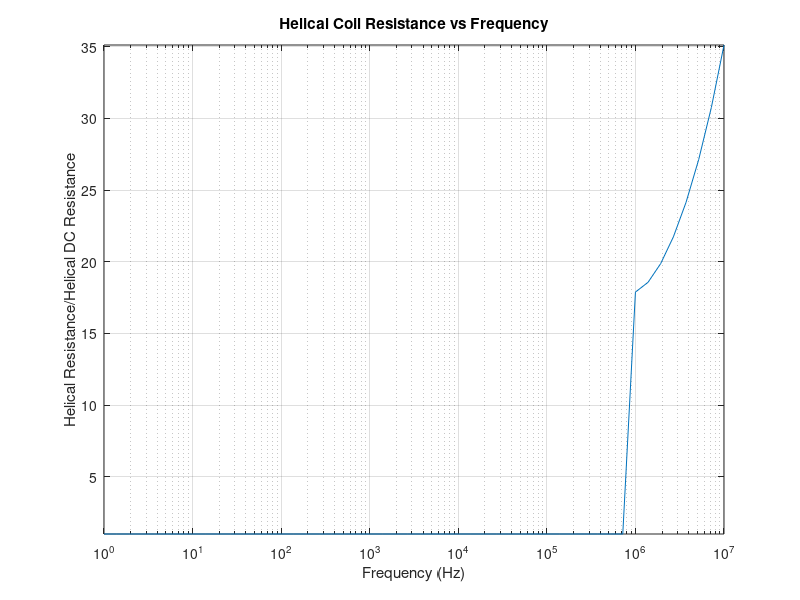

The MATLAB script that drew this image:
% Fast Transient Sensors - Coursework 2
% Devon Kerai (B128203)
% Due 17th March 2015

% Question 2
% Pre requisites
clc
clear

% Variables
u0 = 4*pi*10^-7; % Free space permeability
e0 = 8.85*10^-12; % Free space permittivity
d = 0.14*10^-3; % 0.14mm - Wire diameter
D = 4*10^-2; % 4cm - inner diameter
L = 10*10^-2; % 10cm - axial length
p = 0.8*10^-3; % 0.8mm - pitch
row = 1.72*10^-8; % 1.72uOhmcm - resistivity

% Part A
R = D/2;
length = (L/p)*(sqrt(((2*pi*R)^2)+(p^2))); % 15.7083m

r = d/2;
area = pi*(r^2); % 1.5394*10^-8 = 0.154nm^2
Rdc = (row*length)/area; % 17.5514 Ohms

% Part B
r = d/2;
f = 1*10^6; % 1MHz
delta = sqrt(row/(f*pi*u0)); % 6.6006*10^-5
Rskin = (length*row)/(2*r*pi*delta*(1-(delta/(2*r)))); % 17.6087 Ohms
Rprox = (1+((2*(r^2))/(p^2))); % 1.0153 Ohms
Rsp = Rdc*Rskin*Rprox; % 313.7893 Ohms

% Part C
r = d/2;
Fcrit = row./((r.^2).*pi.*u0);

RFreq = zeros(50);
freq = logspace(0,7);
for f = 1:1:50
    if freq(f) > Fcrit
        delta = sqrt(row./(freq(f).*pi.*u0));
        Rskin = (length*row)/(2*r*pi*delta*(1-(delta/(2*r))));
        Rprox = (1+((2*(r^2))/(p^2)));
        RFreq(f) = Rdc*Rskin*Rprox;
    else
        RFreq(f) = Rdc;
    end
end

semilogx(freq, (RFreq./Rdc))
grid on
title('Helical Coil Resistance vs Frequency')
ylabel('Helical Resistance/Helical DC Resistance')
xlabel('Frequency (Hz)')

ylim([1, inf])
xlim([0, 10^7])

% Part D
% Litz wire is a solution to maintain coil resistance up to high
% frequencies without affecting the inductance. It does this by consisting
% of many thin, insulated wire strands which are twisted together. Due to
% each wire being less than the skin depth, there is a reduced amount of
% skin effect and proximity effect losses.

% The Litz wire is used at frequencies up to 1MHz and is commonly used to
% make inductors and transformers for high frequency applications.
